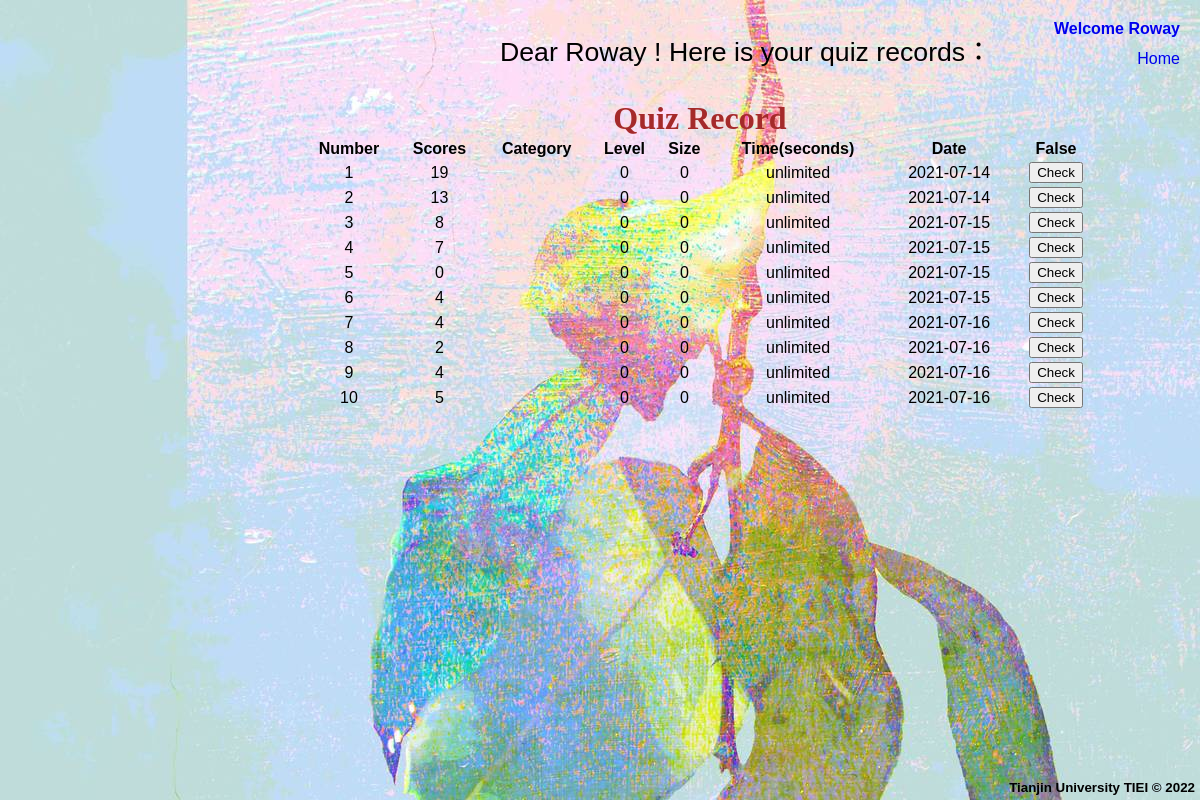
Page /php/record.php (signed in) on the committed database.
### tables this page shows
CREATE TABLE `record` (
  `item_id` int(10) unsigned NOT NULL AUTO_INCREMENT,
  `username` varchar(20) NOT NULL,
  `grade` varchar(10) NOT NULL,
  `date` varchar(20) DEFAULT NULL,
  `category` varchar(50) NOT NULL,
  `level` int(11) NOT NULL,
  `size` int(11) NOT NULL,
  `limited_time` int(11) NOT NULL DEFAULT '0',
  PRIMARY KEY (`item_id`)
);

### include/util.inc.php (called while the page is built, shortened)
<?php
function getPDO() {
    $host = 'localhost';
    $db   = 'project';
    $user = 'root';
    $pass = '12345678';
    $charset = 'utf8';
    $dsn = "mysql:host=$host;dbname=$db;charset=$charset";
    $options = [
        PDO::ATTR_ERRMODE            => PDO::ERRMODE_EXCEPTION,
        PDO::ATTR_DEFAULT_FETCH_MODE => PDO::FETCH_ASSOC,
        PDO::ATTR_EMULATE_PREPARES   => false,
    ];
    try {
        return new PDO($dsn, $user, $pass, $options);
    } catch (\PDOException $e) {
        throw new \PDOException($e->getMessage(), (int)$e->getCode());
    }
}
function showrecord($name){
    $index = "username";
    $PDO = getPDO();
    $name = $PDO->quote($name);
    $result = $PDO->query("SELECT * FROM project.record WHERE $index = $name;");
    return $result;
}

### php/record.php (the view, shortened to what this page needs)
<?php
include("../include/util.inc.php");
include("../include/opening.inc.php");
$name = $_SESSION['name'];
?>
    <link rel="stylesheet" type="text/css" href="../css/common.css">
    <link rel="stylesheet" type="text/css" href="../css/record.css">
<?php
if (!isset($_SESSION['name'])){
    $banner = "<a href = 'signin_form.php' style='font-weight: bolder;text-decoration: none' >Sign in</a>";
}
else{
    $name = $_SESSION['name'];
    $banner = "<a href = 'signout.php' title='click to sign out' style='font-weight: bolder;text-decoration: none'>Welcome $name</a>";
}
?>
<span><?= $banner?></span><br><br>
<span><a href="../index.php" style="text-decoration: none" title="back to home page">Home</a></span>
<div id="record">
    <div id="top">
        Dear <?= $name?> !
        Here is your quiz records：
    </div>
    <div id="bottom">
        <table id="table" width="800">
            <caption style="font-family: 'Times New Roman';font-size: 24pt;font-weight: bolder;color: brown">Quiz Record</caption>
            <tr><th>Number</th><th>Scores</th><th>Category</th><th>Level</th><th>Size</th><th>Time(seconds)</th><th>Date</th><th>False</th></tr>
            <?php
                $records = showrecord($name);
                $count =  $records->rowCount();
                $index = 1;
                for ($index ; $index <= $count ; $index++){
                    $record = $records->fetch();
                    if($record['limited_time'] == 0)
                        $timed = "unlimited";
                    else
                        $timed = $record['limited_time'];
                    echo "<tr><td>$index</td><td>{$record['grade']}</td><td>{$record['category']}</td><td>{$record['level']}</td><td>{$record['size']}</td><td>$timed</td><td>{$record['date']}</td><td><button onclick='showlist({$record['item_id']})'>Check</button></td></tr>";
                }
                ?>
        </table>
    </div>
</div>

### css/common.css (style rules this page uses)
body { background-image: url("../images/index-background.jpg"); text-align: center; font-family: Arial, Helvetica, sans-serif; font-size: 10pt; margin: 0px; padding: 0px; }
span { position: absolute; right: 20px; margin-top: 20px; font-size: 12pt; }
#footer { color: black; font-weight: bold; background-repeat: repeat-x; width: 100%; text-align: right; padding: 5px; position: fixed; bottom:0; right:0; }

### css/record.css (style rules this page uses)
#table { font-size: 12pt; position: absolute; top: 100px; left: 300px; text-align: center; }
#top { font-size: 20pt; position: absolute; top: 30px; left: 500px; text-align: center; }

### rows in the picture
record: grade "19", level "0", size "0", limited_time "unlimited", date "2021-07-14"
record: grade "13", level "0", size "0", limited_time "unlimited", date "2021-07-14"
record: grade "8", level "0", size "0", limited_time "unlimited", date "2021-07-15"
record: grade "7", level "0", size "0", limited_time "unlimited", date "2021-07-15"
record: grade "0", level "0", size "0", limited_time "unlimited", date "2021-07-15"
record: grade "4", level "0", size "0", limited_time "unlimited", date "2021-07-15"
record: grade "4", level "0", size "0", limited_time "unlimited", date "2021-07-16"
record: grade "2", level "0", size "0", limited_time "unlimited", date "2021-07-16"
record: grade "4", level "0", size "0", limited_time "unlimited", date "2021-07-16"
record: grade "5", level "0", size "0", limited_time "unlimited", date "2021-07-16"

### other values in the picture
$name "Roway"
